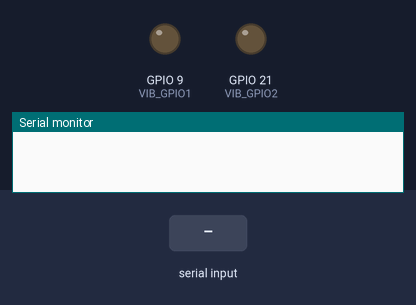
The sketch below on a simulated ESP32-S3. On the bench: output pins drawn as LEDs (lit = HIGH), the last lines printed to the serial monitor. The inputs (shaded band) are chosen by the test bench.

Above: at 6.2 s.
6.3 s: "30,150\n" received over Serial
At 6.44 s:
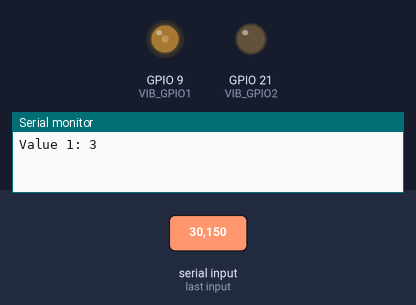
8.3 s: "0\n" received over Serial
At 8.51 s:
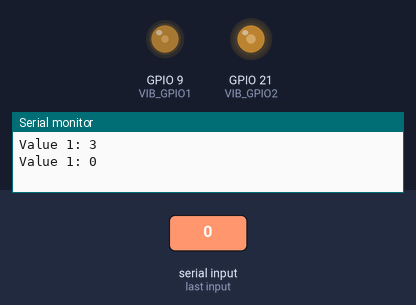
10.1 s: "2\n" received over Serial
At 10.24 s:
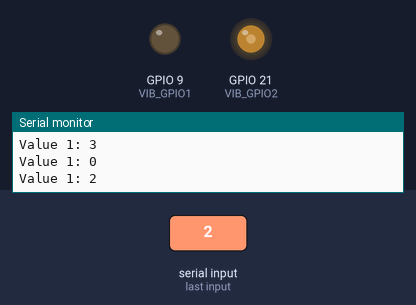
Timing chart, 0 to 13.1 s (numbered marks = the images above; inputs shaded):
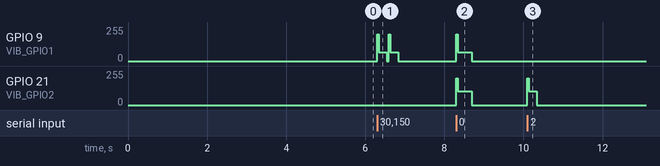

The sketch:

VibesOnlySerialRead.ino
```cpp
#include "Arduino.h"

int lastPoss = 0;
int vibeMode;

//////////////////////////
// Vibration Motor Setup//
/////////////////////////

// Vibration Motor in pitch
#define VIB_GPIO1 9
#define PWM1_Ch 0
#define PWM1_Res 8
#define PWM1_Freq 1000

// Vibration motor on body
#define VIB_GPIO2 21
#define PWM2_Ch 1
#define PWM2_Res 8
#define PWM2_Freq 1000

int PWM1_DutyCycle = 0;
int PWM2_DutyCycle = 0;

void pwmPinsSetup()
{

  // Setup Motor 1
  ledcAttachPin(VIB_GPIO1, PWM1_Ch);
  ledcSetup(PWM1_Ch, PWM1_Freq, PWM1_Res);
  // Set up Motor 2
  ledcAttachPin(VIB_GPIO2, PWM2_Ch);
  ledcSetup(PWM2_Ch, PWM2_Freq, PWM2_Res);

  ledcWrite(PWM1_Ch, 0);
  ledcWrite(PWM2_Ch, 0);
}

///////////////////////////////////////////////////////////////////////////
// Vibration Motor On Second Core
///////////////////////////////////////////////////////////////////////////
// Vibration functionality is handled by ESP32's second core to provide multitasking

// vibration response depending on events
void pwmMotor(void *pvParametersm)
{

  // VibeMode = 0 Tackle
  if (vibeMode == 0)
  {
    ledcWrite(PWM2_Ch, 200);
    ledcWrite(PWM1_Ch, 200);
    delay(40);
    ledcWrite(PWM2_Ch, 105);
    ledcWrite(PWM1_Ch, 65);
    delay(350);
    ledcWrite(PWM2_Ch, 0);
    ledcWrite(PWM1_Ch, 0);
  }

  // VibeMode = 1 Top vibrator (home kick/ pass)
  if (vibeMode == 1)
  {
    ledcWrite(PWM1_Ch, 200);
    delay(40);
    ledcWrite(PWM1_Ch, 65);
    delay(200);
    ledcWrite(PWM1_Ch, 0);
  }

  // VibeMode = 2 Bottom vibrator (away kick/ pass)
  if (vibeMode == 2)
  {
    ledcWrite(PWM2_Ch, 200);
    delay(40);
    ledcWrite(PWM2_Ch, 105);
    delay(200);
    ledcWrite(PWM2_Ch, 0);
  }

  // VibeMode = 3 Home ball received
  if (vibeMode == 3)
  {
    ledcWrite(PWM1_Ch, 200);
    delay(40);
    ledcWrite(PWM1_Ch, 65);
    delay(200);
    ledcWrite(PWM1_Ch, 0);
    delay(55);
    ledcWrite(PWM1_Ch, 200);
    delay(40);
    ledcWrite(PWM1_Ch, 65);
    delay(200);
    ledcWrite(PWM1_Ch, 0);
  }

  // VibeMode = 4  Away ball received
  if (vibeMode == 4)
  {
    ledcWrite(PWM2_Ch, 200);
    delay(40);
    ledcWrite(PWM2_Ch, 105);
    delay(200);
    ledcWrite(PWM2_Ch, 0);
    delay(55);
    ledcWrite(PWM2_Ch, 200);
    delay(40);
    ledcWrite(PWM2_Ch, 105);
    delay(200);
    ledcWrite(PWM2_Ch, 0);
    ;
  }

  // VibeMode = Nothing
  if (vibeMode == 5)
  {
    ledcWrite(PWM1_Ch, 200);
    ledcWrite(PWM2_Ch, 200);
    delay(50);
    ledcWrite(PWM1_Ch, 0);
    ledcWrite(PWM2_Ch, 0);
  }

  vibeMode = 10; // Reset VibeMode

  vTaskDelete(NULL);
}

// Multitasking RTOS Cores
TaskHandle_t PWMVibe;

void coreSetup()
{
  xTaskCreatePinnedToCore(
      pwmMotor,    // Function that should be called
      "Motor PWM", // Name of the task (for debugging)
      10000,       // Stack size (bytes)
      NULL,        // Parameter to pass
      1,           // Task priority
      &PWMVibe,    // Task handle
      0            // Select Which Core
  );
}

void tutorial_vibrations(int mode_for_vibrations)
{
  vibeMode = mode_for_vibrations;

  Serial.println("Vibration Mode: ");
  Serial.println(vibeMode);

  coreSetup();
}


/*******************************************************************************************************************************************************************************************************************************************************************************/
// Vibration Variables and Setup
/*******************************************************************************************************************************************************************************************************************************************************************************/
bool vibeOn = true;

#define I2S_DOUT 22 // DIN connection
#define I2S_BCLK 25 // Bit clock
#define I2S_LRC 26  // Left Right Clock

// Variables for main loop
char inBuff[] = "----------------------------------------------------------------";
int bytesread;

void setup()
{
  Serial.begin(9600);

  delay(5000);
  pwmPinsSetup();
}

// Period which board checks for new messages from server
int period = 140;
unsigned long time_now = 0;

void loop()
{
  SerialRead();
}

/*******************************************************************************************************************************************************************************************************************************************************************************/
// User Input Functions
/*******************************************************************************************************************************************************************************************************************************************************************************/

// Process Instruction
void processInstruction(String instruction)
{

  /*
     O Audio On
     S Audio Off
     V number to Mp3
     T string to Mp3
     G general race info
  */
  String value1 = "0";
  String value2 = "0";

  int instructionLength = instruction.length();

  if (instructionLength > 0)
  {
    value1 = instruction.substring(0, 1);
    Serial.print("Value 1: ");
    Serial.println(value1);
  }

  vibeMode = value1.toInt();

  coreSetup();

}

void SerialRead()
{
  if (Serial.available())
  {
    bytesread = Serial.readBytesUntil('\n', inBuff, 64); // Read from serial until CR is read or timeout exceeded
    inBuff[bytesread] = '\0';
    String instruction = String(inBuff);
    processInstruction(instruction);
  }
}


/*******************************************************************************************************************************************************************************************************************************************************************************/
// Additional Functions
/*******************************************************************************************************************************************************************************************************************************************************************************/

// String  var = getValue( StringVar, ',', 2); // if  a,4,D,r  would return D
String getValue(String data, char separator, int index)
{
  int found = 0;
  int strIndex[] = {0, -1};
  int maxIndex = data.length();

  for (int i = 0; i <= maxIndex && found <= index; i++)
  {
    if (data.charAt(i) == separator || i == maxIndex)
    {
      found++;
      strIndex[0] = strIndex[1] + 1;
      strIndex[1] = (i == maxIndex) ? i + 1 : i;
    }
  }
  return found > index ? data.substring(strIndex[0], strIndex[1]) : "";
} // END
```

Measured:
- after the input at 6.3 s, GPIO 9 (VIB_GPIO1): 0/255 → 65/255 at once, → 0/255 0.54 s later
- after the input at 8.3 s, GPIO 9 (VIB_GPIO1): 0/255 → 65/255 at once, → 0/255 0.39 s later; GPIO 21 (VIB_GPIO2): 0/255 → 105/255 at once, → 0/255 0.39 s later
- after the input at 10.1 s, GPIO 21 (VIB_GPIO2): 0/255 → 105/255 at once, → 0/255 0.24 s later
